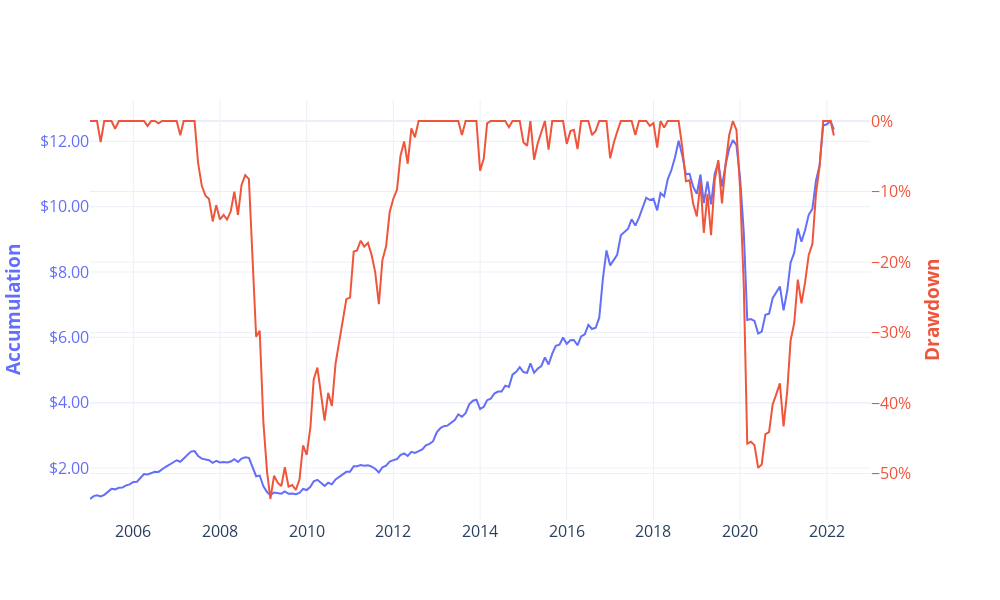

Notebook code cell kept with this figure:
### Markdown cell above
# Example Drawdown Plot

### Code cell
df["accum"] = (1+df.ret).cumprod()
accum_max = df.accum.expanding().max()
df["drawdown"] = df.accum/accum_max - 1

trace1 = go.Scatter(
    x = df.index.to_list(),
    y = df.accum,
    mode="lines",
    name="150-50 accumulation",
    hovertemplate="%{x}<br>accumulation = $%{y:.2f}<extra></extra>"
)

trace2 = go.Scatter(
    x = df.index.to_list(),
    y = df.drawdown,
    mode="lines",
    name="150-50 drawdown",
    hovertemplate="%{x}<br>drawdown = %{y:.1%}<extra></extra>"
)

fig = make_subplots(specs=[[{"secondary_y": True}]])
fig.add_trace(trace1, secondary_y=False)
fig.add_trace(trace2, secondary_y=True)

plotly_template = pio.templates["plotly_white"]
colors = plotly_template.layout.colorway

fig.update_yaxes(
    title_text="<b>Accumulation</b>", 
    title_font=dict(color=colors[0]), 
    color=colors[0], 
    tickformat=".2f", 
    tickprefix="$", 
    secondary_y=False
)
fig.update_yaxes(
    title_text="<b>Drawdown</b>", 
    title_font=dict(color=colors[1]), 
    color=colors[1], 
    tickformat=".0%", 
    secondary_y=True
)

fig.update_layout(
    template="plotly_white",
    height=600,  
    width=1000,
    legend=dict(
      x = 0.99,
      y = 0.01
    ),
    font_size=16,
    showlegend=False,
)

fig.show()

### Figure 1 — Plotly figure (JSON) as saved in the notebook; plotly's stock layout.template omitted (floating-point values rounded to 4 significant figures; data arrays with more than 128 entries replaced by an {"elided": "..."} marker saying what was removed)
{"data": [{"hovertemplate": "%{x}<br>accumulation = $%{y:.2f}<extra></extra>", "mode": "lines", "name": "150-50 accumulation", "type": "scatter", "x": {"elided": "217 str values"}, "xaxis": "x", "y": {"elided": "217 float values"}, "yaxis": "y"}, {"hovertemplate": "%{x}<br>drawdown = %{y:.1%}<extra></extra>", "mode": "lines", "name": "150-50 drawdown", "type": "scatter", "x": {"elided": "217 str values"}, "xaxis": "x", "y": {"elided": "217 float values"}, "yaxis": "y2"}], "layout": {"font": {"size": 16}, "height": 600, "legend": {"x": 0.99, "y": 0.01}, "showlegend": false, "width": 1000, "xaxis": {"anchor": "y", "domain": [0, 0.94]}, "yaxis": {"anchor": "x", "color": "#636efa", "domain": [0, 1], "tickformat": ".2f", "tickprefix": "$", "title": {"font": {"color": "#636efa"}, "text": "<b>Accumulation</b>"}}, "yaxis2": {"anchor": "x", "color": "#EF553B", "overlaying": "y", "side": "right", "tickformat": ".0%", "title": {"font": {"color": "#EF553B"}, "text": "<b>Drawdown</b>"}}}}
